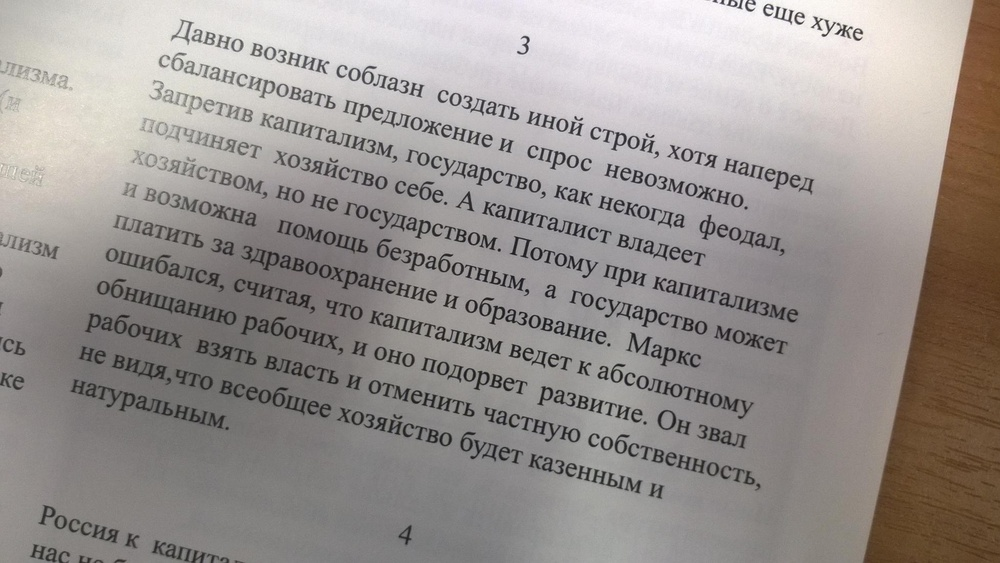
//> input picture task2/samples/1.jpg, 1000 x 563 px, shrunk from 1954 x 1100 before the run
$ ./main ../task2/samples/1.jpg   (built with g++ and OpenCV 4)
//> lines starting //> are read from the running program, lines starting //| are printed output that depends on the picture
//> further down, image is the input picture: 563 rows x 1000 cols, CV_8UC3; mean B, G, R 143.8, 147, 153
#include <iostream>
#include <chrono>
#include <opencv2/opencv.hpp>

using namespace cv;
using namespace std;

Mat VNGdemosaicing(const Mat& input) {
  std::vector<Mat> BGRin(3);
  split(input, BGRin);
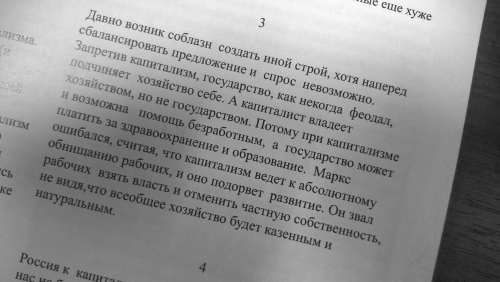
//> BGRin[0]: 563 rows x 1000 cols, CV_8UC1 (shown at 1/2 size); min 14, max 255, mean 143.8
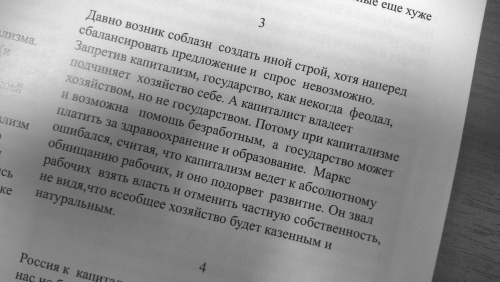
//> BGRin[1]: 563 rows x 1000 cols, CV_8UC1 (shown at 1/2 size); min 15, max 254, mean 147
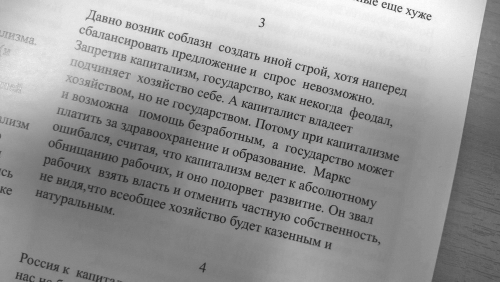
//> BGRin[2]: 563 rows x 1000 cols, CV_8UC1 (shown at 1/2 size); min 18, max 255, mean 153
  Mat in_sum = BGRin[0] + BGRin[1] + BGRin[2];
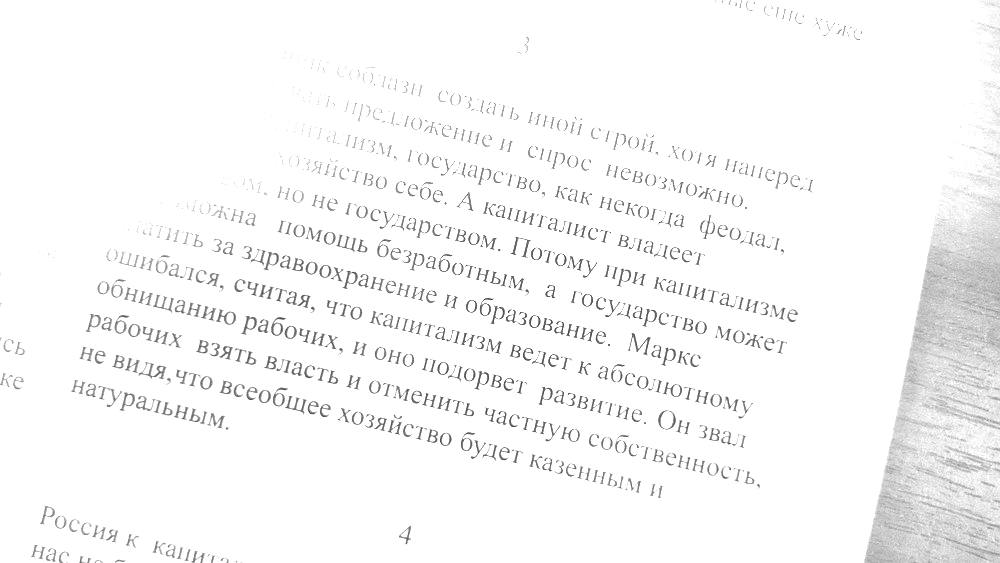
//> in_sum: 563 rows x 1000 cols, CV_8UC1; min 48, max 255, mean 247.6
  Mat output = Mat::zeros(input.size(), CV_8UC3);
  std::vector<Mat> BGRout(3);
  split(output, BGRout);
  auto get = [&](int i, int j) -> uchar {
    if ((i >= 0) && (i < in_sum.rows) && (j >= 0) && (j < in_sum.cols)) {
      return in_sum.at<uchar>(i, j);
    } else {
      return 0;
    }
  };

  for (int i = 0; i < in_sum.rows; ++i) {
    bool is_green = (i % 2) != 0;

    bool is_blue_above = (i % 2) == 0;
    // else red above
    // (blue above -> red in row) else (red above -> blue in row)

    for (int j = 0; j < in_sum.cols; ++j, is_green = !is_green) {
      double gN = (
              abs(get(i - 1, j) - get(i + 1, j)) +
              abs(get(i - 2, j) - get(i, j)) +
              abs(get(i - 1, j - 1) - get(i + 1, j - 1)) / 2. +
              abs(get(i - 1, j + 1) - get(i + 1, j + 1)) / 2. +
              abs(get(i - 2, j - 1) - get(i, j - 1)) / 2. +
              abs(get(i - 2, j + 1) - get(i, j + 1)) / 2.
              );
      double gE = (
              abs(get(i, j + 1) - get(i, j - 1)) +
              abs(get(i, j + 2) - get(i, j)) +
              abs(get(i - 1, j + 1) - get(i - 1, j - 1)) / 2. +
              abs(get(i + 1, j + 1) - get(i + 1, j - 1)) / 2. +
              abs(get(i - 1, j + 2) - get(i - 1, j)) / 2. +
              abs(get(i + 1, j + 2) - get(i + 1, j)) / 2.
              );
      double gS = (
              abs(get(i + 1, j) - get(i - 1, j)) +
              abs(get(i + 2, j) - get(i, j)) +
              abs(get(i + 1, j + 1) - get(i - 1, j + 1)) / 2. +
              abs(get(i + 1, j - 1) - get(i - 1, j - 1)) / 2. +
              abs(get(i + 2, j + 1) - get(i, j + 1)) / 2. +
              abs(get(i + 2, j - 1) - get(i, j - 1)) / 2.
              );
      double gW = (
              abs(get(i, j - 1) - get(i, j + 1)) +
              abs(get(i, j - 2) - get(i, j)) +
              abs(get(i + 1, j - 1) - get(i + 1, j + 1)) / 2. +
              abs(get(i - 1, j - 1) - get(i - 1, j + 1)) / 2. +
              abs(get(i + 1, j - 2) - get(i + 1, j)) / 2. +
              abs(get(i - 1, j - 2) - get(i - 1, j)) / 2.
              );
      double gNE = (
              abs(get(i - 1, j + 1) - get(i + 1, j - 1)) +
              abs(get(i - 2, j + 2) - get(i, j)) +
              abs(get(i - 1, j) - get(i, j - 1)) / 2. +
              abs(get(i, j + 1) - get(i + 1, j)) / 2. +
              abs(get(i - 2, j + 1) - get(i - 1, j)) / 2. +
              abs(get(i - 1, j + 2) - get(i, j + 1)) / 2.
              );
      double gSE = (
              abs(get(i + 1, j + 1) - get(i - 1, j - 1)) +
              abs(get(i + 2, j + 2) - get(i, j)) +
              abs(get(i, j - 1) - get(i + 1, j)) / 2. +
              abs(get(i - 1, j) - get(i, j + 1)) / 2. +
              abs(get(i + 1, j + 2) - get(i, j + 1)) / 2. +
              abs(get(i + 2, j + 1) - get(i + 1, j)) / 2.
              );
      double gNW = (
              abs(get(i - 1, j - 1) - get(i + 1, j + 1)) +
              abs(get(i - 2, j - 2) - get(i, j)) +
              abs(get(i, j - 1) - get(i + 1, j)) / 2. +
              abs(get(i - 1, j) - get(i, j + 1)) / 2. +
              abs(get(i - 1, j - 2) - get(i, j - 1)) / 2. +
              abs(get(i - 2, j - 1) - get(i - 1, j)) / 2.
              );
      double gSW = (
              abs(get(i + 1, j - 1) - get(i - 1, j + 1)) +
              abs(get(i + 2, j - 2) - get(i, j)) +
              abs(get(i + 1, j) - get(i, j + 1)) / 2. +
              abs(get(i, j - 1) - get(i - 1, j)) / 2. +
              abs(get(i + 2, j - 1) - get(i + 1, j)) / 2. +
              abs(get(i + 1, j - 2) - get(i, j - 1)) / 2.
              );

      auto grads = std::array{gN, gE, gS, gW, gNE, gSE, gNW, gSW};
      double gMin = *std::min(grads.begin(), grads.end());
      double gMax = *std::max(grads.begin(), grads.end());
      constexpr double k1 = 1.5, k2 = 0.5;
      double T = k1 * gMin + k2 * (gMax - gMin); // or gMax + gMin ? same as in opencv
      int grads_cnt = std::max(
              count_if(grads.begin(), grads.end(), [&](double grad) {return grad <= T;}),
              1l
      );

      double Gsum = 0, Bsum = 0, Rsum = 0;
      auto shrink = [](int x) {return std::max(std::min(x, 255), 0);};
      if (is_green) {
        // blue above and red above

        // red above case
        if (gN <= T) {
          Gsum += (get(i - 2, j) + get(i, j)) / 2.;
          Bsum += (get(i, j - 1) + get(i, j + 1) +
                   get(i - 2, j - 1) + get(i - 2, j + 1)) / 4.;
          Rsum += get(i - 1, j);
        }
        if (gE <= T) {
          Gsum += (get(i, j + 2) + get(i, j)) / 2.;
          Bsum += get(i, j + 1);
          Rsum += (get(i - 1, j + 2) + get(i - 1, j) +
                   get(i + 1, j + 2) + get(i + 1, j)) / 4.;
        }
        if (gS <= T) {
          Gsum += (get(i + 2, j) + get(i, j)) / 2.;
          Bsum += (get(i, j - 1) + get(i, j + 1) +
                   get(i + 2, j - 1) + get(i + 2, j + 1)) / 4.;
          Rsum += get(i + 1, j);
        }
        if (gW <= T) {
          Gsum += (get(i, j - 2) + get(i, j)) / 2.;
          Bsum += get(i, j - 1);
          Rsum += (get(i - 1, j - 2) + get(i - 1, j) +
                   get(i + 1, j - 2) + get(i + 1, j)) / 4.;
        }
        if (gNE <= T) {
          Gsum += get(i - 1, j + 1);
          Bsum += (get(i - 2, j + 1) + get(i, j + 1)) / 2.;
          Rsum += (get(i - 1, j) + get(i - 1, j + 2)) / 2.;
        }
        if (gSE <= T) {
          Gsum += get(i + 1, j + 1);
          Bsum += (get(i, j + 1) + get(i + 2, j + 1)) / 2.;
          Rsum += (get(i + 1, j) + get(i + 1, j + 2)) / 2.;
        }
        if (gNW <= T) {
          Gsum += get(i - 1, j - 1);
          Bsum += (get(i, j - 1) + get(i - 2, j - 1)) / 2.;
          Rsum += (get(i - 1, j - 2) + get(i - 1, j)) / 2.;
        }
        if (gSW <= T) {
          Gsum += get(i + 1, j - 1);
          Bsum += (get(i, j - 1) + get(i + 2, j - 1)) / 2.;
          Rsum += (get(i + 1, j - 2) + get(i + 1, j)) / 2.;
        }

        if (is_blue_above) {
          std::swap(Bsum, Rsum);
        }

        int BGdiff = (int)((Bsum - Gsum) / grads_cnt);
        int RGdiff = (int)((Rsum - Gsum) / grads_cnt);
        int G = BGRin[1].at<uchar>(i, j);
        BGRout[1].at<uchar>(i, j) = G;
        BGRout[0].at<uchar>(i, j) = shrink(G + BGdiff);
        BGRout[2].at<uchar>(i, j) = shrink(G + RGdiff);

      } else {
        // red center case
        if (gN <= T) {
          Gsum += get(i - 1, j);
          Bsum += (get(i - 1, j - 1) + get(i - 1, j + 1)) / 2.;
          Rsum += (get(i, j) + get(i - 2, j)) / 2.;
        }
        if (gE <= T) {
          Gsum += get(i, j + 1);
          Bsum += (get(i - 1, j + 1) + get(i + 1, j + 1)) / 2.;
          Rsum += (get(i, j + 2) + get(i, j)) / 2.;
        }
        if (gS <= T) {
          Gsum += get(i + 1, j);
          Bsum += (get(i + 1, j + 1) + get(i + 1, j - 1)) / 2.;
          Rsum += (get(i + 2, j) + get(i, j)) / 2.;
        }
        if (gW <= T) {
          Gsum += get(i, j - 1);
          Bsum += (get(i - 1, j - 1) + get(i + 1, j - 1)) / 2.;
          Rsum += (get(i, j) + get(i, j - 2)) / 2.;
        }
        if (gNE <= T) {
          Gsum += (get(i - 1, j) + get(i, j + 1) +
                   get(i - 2, j + 1) + get(i - 1, j + 2)) / 4.;
          Bsum += get(i - 1, j + 1);
          Rsum += (get(i, j) + get(i - 2, j + 2)) / 2.;
        }
        if (gSE <= T) {
          Gsum += (get(i, j + 1) + get(i + 1, j) +
                   get(i + 1, j + 2) + get(i + 2, j + 1)) / 4.;
          Bsum += get(i + 1, j + 1);
          Rsum += (get(i, j) + get(i + 2, j + 2)) / 2.;
        }
        if (gNW <= T) {
          Gsum += (get(i - 2, j - 1) + get(i - 1, j - 2) +
                   get(i - 1, j) + get(i, j - 1)) / 4.;
          Bsum += get(i - 1, j - 1);
          Rsum += (get(i - 2, j - 2) + get(i, j)) / 2.;
        }
        if (gSW <= T) {
          Gsum += (get(i, j - 1) + get(i + 1, j - 2) +
                   get(i + 1, j) + get(i + 2, j - 1)) / 4.;
          Bsum += get(i + 1, j - 1);
          Rsum += (get(i, j) + get(i + 2, j - 2)) / 2.;
        }

        if (is_blue_above) {
          int GRdiff = (int)((Gsum - Rsum) / grads_cnt);
          int BRdiff = (int)((Bsum - Rsum) / grads_cnt);
          int R = BGRin[2].at<uchar>(i, j);
          BGRout[2].at<uchar>(i, j) = R;
          BGRout[0].at<uchar>(i, j) = shrink(R + BRdiff);
          BGRout[1].at<uchar>(i, j) = shrink(R + GRdiff);

        } else {
          // not blue above -> red above -> blue in row
          std::swap(Bsum, Rsum);
          int GBdiff = (int)((Gsum - Bsum) / grads_cnt);
          int RBdiff = (int)((Rsum - Bsum) / grads_cnt);
          int B = BGRin[0].at<uchar>(i, j);
          BGRout[0].at<uchar>(i, j) = B;
          BGRout[1].at<uchar>(i, j) = shrink(B + GBdiff);
          BGRout[2].at<uchar>(i, j) = shrink(B + RBdiff);
        }
      }
    }
  }
//> this loop made 563 passes
//> is_green on passes 1 to 3: false, true, false
  merge(BGRout, output);
  return output;
}

int main(int argc, char** argv) {
  using namespace cv;
  using namespace std::chrono;
  if (argc < 2) {
    std::cout << "usage: <bin> <path to CFA>" << std::endl;
    std::terminate();
  }
  Mat image = imread(argv[1]);
  if (image.empty())
  {
    std::cout << "Could not open or find the image" << std::endl;
    return -1;
  }

  auto start = steady_clock::now();
  Mat output_image = VNGdemosaicing(image);
  auto end = steady_clock::now();
  auto duration = duration_cast<milliseconds>(end - start);
  std::cout << "transformed in " << duration.count() << " ms" << std::endl;
  imwrite("output.bmp", output_image);
  return 0;
}

$ run again, on task2/samples/2.jpg
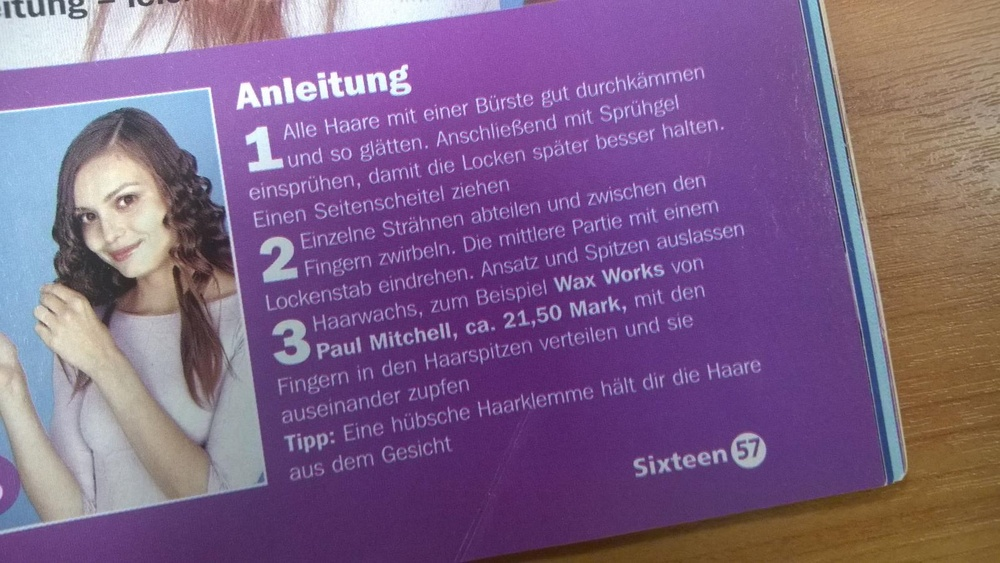
//> input picture task2/samples/2.jpg, 1000 x 563 px, shrunk from 1598 x 900 before the run
//> image is the input picture: 563 rows x 1000 cols, CV_8UC3; mean B, G, R 134.5, 97.8, 126.8
//> in VNGdemosaicing, `Mat in_sum = BGRin[0] + BGRin[1] + BGRin[2];`:
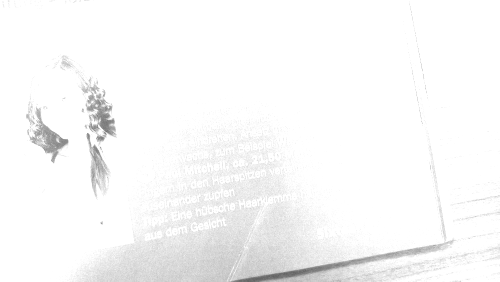
//> in_sum: 563 rows x 1000 cols, CV_8UC1 (shown at 1/2 size); min 89, max 255, mean 248.4
//> the loop in VNGdemosaicing, `for (int i = 0; i < in_sum.rows; ++i)` made 563 passes
//> is_green on passes 1 to 3: false, true, false
//> after the loop in VNGdemosaicing, `for (int i = 0; i < in_sum.rows; ++i)`:
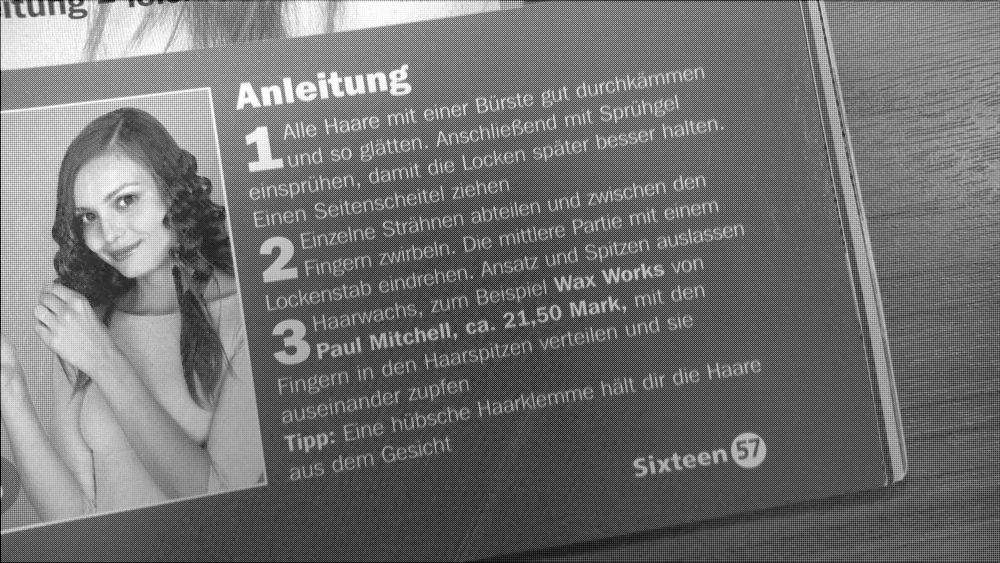
//> BGRout[0]: 563 rows x 1000 cols, CV_8UC1; min 0, max 255, mean 113.9

$ run again, on task2/samples/3.jpg
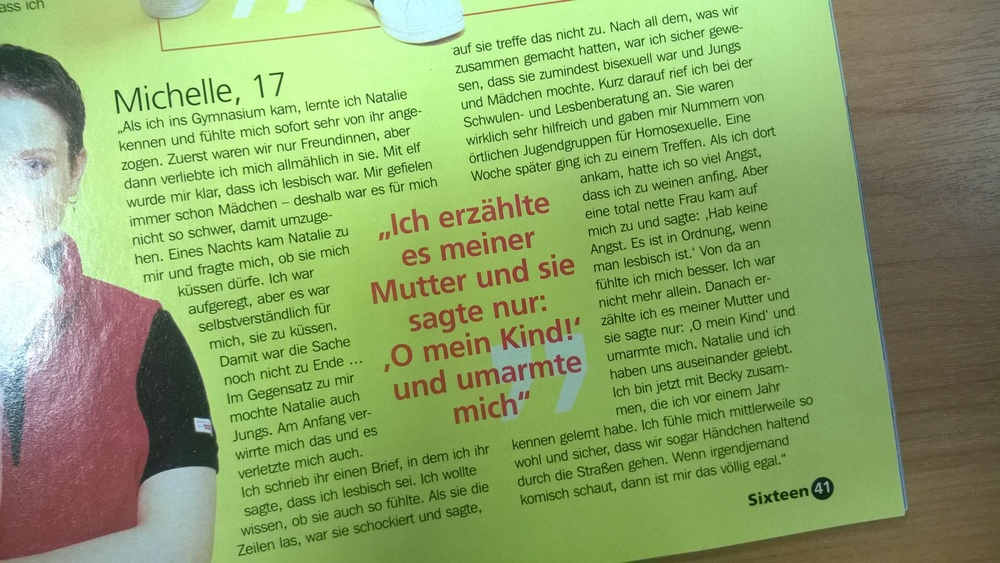
//> input picture task2/samples/3.jpg, 1000 x 563 px, shrunk from 2664 x 1500 before the run
//> image is the input picture: 563 rows x 1000 cols, CV_8UC3; mean B, G, R 105.9, 165.5, 141.3
//> in VNGdemosaicing, `Mat in_sum = BGRin[0] + BGRin[1] + BGRin[2];`:
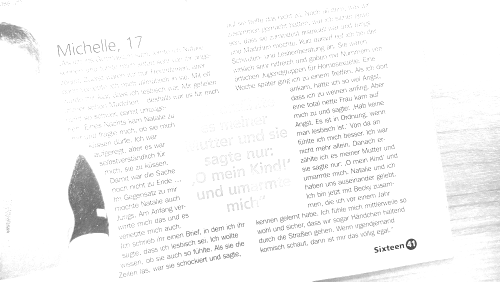
//> in_sum: 563 rows x 1000 cols, CV_8UC1 (shown at 1/2 size); min 26, max 255, mean 247.4
//> the loop in VNGdemosaicing, `for (int i = 0; i < in_sum.rows; ++i)` made 563 passes
//> is_green on passes 1 to 3: false, true, false
//> in VNGdemosaicing, `merge(BGRout, output);`:
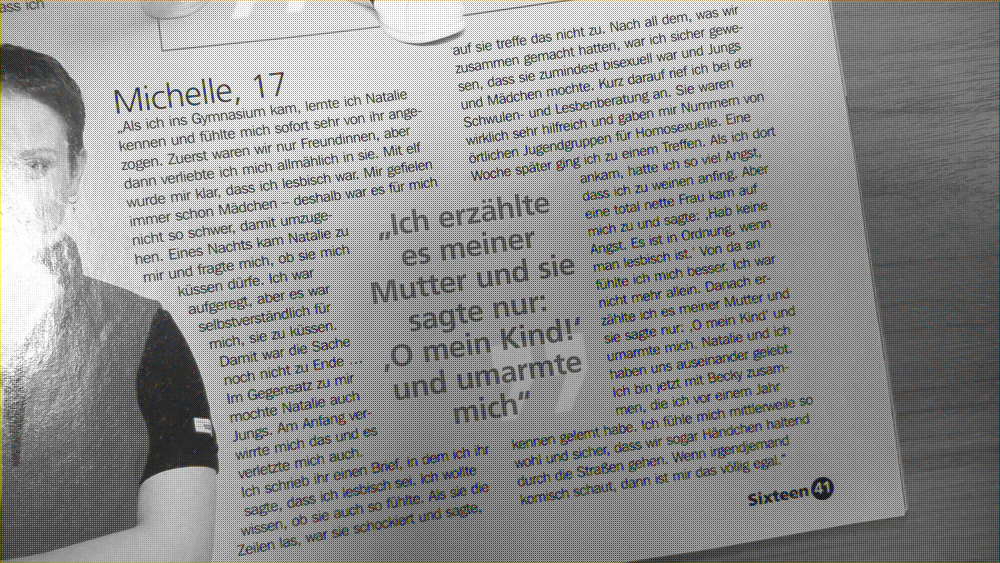
//> output: 563 rows x 1000 cols, CV_8UC3; mean B, G, R 144, 144.5, 144.3
